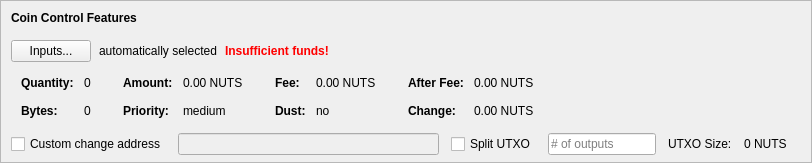
    <widget class="QFrame" name="frameCoinControl">
     <property name="sizePolicy">
      <sizepolicy hsizetype="Expanding" vsizetype="Expanding">
       <horstretch>0</horstretch>
       <verstretch>0</verstretch>
      </sizepolicy>
     </property>
     <property name="maximumSize">
      <size>
       <width>16777215</width>
       <height>16777215</height>
      </size>
     </property>
     <property name="frameShape">
      <enum>QFrame::StyledPanel</enum>
     </property>
     <property name="frameShadow">
      <enum>QFrame::Sunken</enum>
     </property>
     <layout class="QVBoxLayout" name="verticalLayoutCoinControl2">
      <property name="spacing">
       <number>0</number>
      </property>
      <property name="leftMargin">
       <number>0</number>
      </property>
      <property name="topMargin">
       <number>0</number>
      </property>
      <property name="rightMargin">
       <number>0</number>
      </property>
      <property name="bottomMargin">
       <number>6</number>
      </property>
      <item>
       <layout class="QVBoxLayout" name="verticalLayoutCoinControl" stretch="0,0,0,0,1">
        <property name="spacing">
         <number>0</number>
        </property>
        <property name="leftMargin">
         <number>10</number>
        </property>
        <property name="topMargin">
         <number>10</number>
        </property>
        <item>
         <layout class="QHBoxLayout" name="horizontalLayoutCoinControl1">
          <property name="bottomMargin">
           <number>15</number>
          </property>
          <item>
           <widget class="QLabel" name="labelCoinControlFeatures">
            <property name="sizePolicy">
             <sizepolicy hsizetype="Preferred" vsizetype="Maximum">
              <horstretch>0</horstretch>
              <verstretch>0</verstretch>
             </sizepolicy>
            </property>
            <property name="font">
             <font>
              <weight>75</weight>
              <bold>true</bold>
             </font>
            </property>
            <property name="styleSheet">
             <string notr="true">font-weight:bold;</string>
            </property>
            <property name="text">
             <string>Coin Control Features</string>
            </property>
           </widget>
          </item>
         </layout>
        </item>
        <item>
         <layout class="QHBoxLayout" name="horizontalLayoutCoinControl2" stretch="0,0,0,0">
          <property name="spacing">
           <number>8</number>
          </property>
          <property name="bottomMargin">
           <number>10</number>
          </property>
          <item>
           <widget class="QPushButton" name="pushButtonCoinControl">
            <property name="styleSheet">
             <string notr="true"/>
            </property>
            <property name="text">
             <string>Inputs...</string>
            </property>
            <property name="autoDefault">
             <bool>false</bool>
            </property>
           </widget>
          </item>
          <item>
           <widget class="QLabel" name="labelCoinControlAutomaticallySelected">
            <property name="text">
             <string>automatically selected</string>
            </property>
            <property name="margin">
             <number>5</number>
            </property>
           </widget>
          </item>
          <item>
           <widget class="QLabel" name="labelCoinControlInsuffFunds">
            <property name="font">
             <font>
              <weight>75</weight>
              <bold>true</bold>
             </font>
            </property>
            <property name="styleSheet">
             <string notr="true">color:red;font-weight:bold;</string>
            </property>
            <property name="text">
             <string>Insufficient funds!</string>
            </property>
            <property name="margin">
             <number>5</number>
            </property>
           </widget>
          </item>
          <item>
           <spacer name="horizontalSpacerCoinControl">
            <property name="orientation">
             <enum>Qt::Horizontal</enum>
            </property>
            <property name="sizeHint" stdset="0">
             <size>
              <width>40</width>
              <height>1</height>
             </size>
            </property>
           </spacer>
          </item>
         </layout>
        </item>
        <item>
         <widget class="QWidget" name="widgetCoinControl" native="true">
          <property name="sizePolicy">
           <sizepolicy hsizetype="Preferred" vsizetype="Preferred">
            <horstretch>0</horstretch>
            <verstretch>0</verstretch>
           </sizepolicy>
          </property>
          <property name="minimumSize">
           <size>
            <width>0</width>
            <height>0</height>
           </size>
          </property>
          <property name="styleSheet">
           <string notr="true"/>
          </property>
          <layout class="QHBoxLayout" name="horizontalLayoutCoinControl5">
           <property name="leftMargin">
            <number>0</number>
           </property>
           <property name="topMargin">
            <number>0</number>
           </property>
           <property name="rightMargin">
            <number>0</number>
           </property>
           <property name="bottomMargin">
            <number>0</number>
           </property>
           <item>
            <layout class="QHBoxLayout" name="horizontalLayoutCoinControl3" stretch="0,0,0,1">
             <property name="spacing">
              <number>20</number>
             </property>
             <property name="topMargin">
              <number>0</number>
             </property>
             <property name="bottomMargin">
              <number>10</number>
             </property>
             <item>
              <layout class="QFormLayout" name="formLayoutCoinControl1">
               <property name="horizontalSpacing">
                <number>10</number>
               </property>
               <property name="verticalSpacing">
                <number>14</number>
               </property>
               <property name="leftMargin">
                <number>10</number>
               </property>
               <property name="topMargin">
                <number>4</number>
               </property>
               <property name="rightMargin">
                <number>6</number>
               </property>
               <item row="0" column="0">
                <widget class="QLabel" name="labelCoinControlQuantityText">
                 <property name="font">
                  <font>
                   <weight>75</weight>
                   <bold>true</bold>
                  </font>
                 </property>
                 <property name="text">
                  <string>Quantity:</string>
                 </property>
                 <property name="margin">
                  <number>0</number>
                 </property>
                </widget>
               </item>
               <item row="0" column="1">
                <widget class="QLabel" name="labelCoinControlQuantity">
                 <property name="cursor">
                  <cursorShape>IBeamCursor</cursorShape>
                 </property>
                 <property name="contextMenuPolicy">
                  <enum>Qt::ActionsContextMenu</enum>
                 </property>
                 <property name="text">
                  <string notr="true">0</string>
                 </property>
                 <property name="margin">
                  <number>0</number>
                 </property>
                 <property name="textInteractionFlags">
                  <set>Qt::LinksAccessibleByMouse|Qt::TextSelectableByKeyboard|Qt::TextSelectableByMouse</set>
                 </property>
                </widget>
               </item>
               <item row="1" column="0">
                <widget class="QLabel" name="labelCoinControlBytesText">
                 <property name="font">
                  <font>
                   <weight>75</weight>
                   <bold>true</bold>
                  </font>
                 </property>
                 <property name="text">
                  <string>Bytes:</string>
                 </property>
                </widget>
               </item>
               <item row="1" column="1">
                <widget class="QLabel" name="labelCoinControlBytes">
                 <property name="cursor">
                  <cursorShape>IBeamCursor</cursorShape>
                 </property>
                 <property name="contextMenuPolicy">
                  <enum>Qt::ActionsContextMenu</enum>
                 </property>
                 <property name="text">
                  <string notr="true">0</string>
                 </property>
                 <property name="textInteractionFlags">
                  <set>Qt::LinksAccessibleByMouse|Qt::TextSelectableByKeyboard|Qt::TextSelectableByMouse</set>
                 </property>
                </widget>
               </item>
              </layout>
             </item>
             <item>
              <layout class="QFormLayout" name="formLayoutCoinControl2">
               <property name="horizontalSpacing">
                <number>10</number>
               </property>
               <property name="verticalSpacing">
                <number>14</number>
               </property>
               <property name="leftMargin">
                <number>6</number>
               </property>
               <property name="topMargin">
                <number>4</number>
               </property>
               <property name="rightMargin">
                <number>6</number>
               </property>
               <item row="0" column="0">
                <widget class="QLabel" name="labelCoinControlAmountText">
                 <property name="font">
                  <font>
                   <weight>75</weight>
                   <bold>true</bold>
                  </font>
                 </property>
                 <property name="text">
                  <string>Amount:</string>
                 </property>
                 <property name="margin">
                  <number>0</number>
                 </property>
                </widget>
               </item>
               <item row="0" column="1">
                <widget class="QLabel" name="labelCoinControlAmount">
                 <property name="cursor">
                  <cursorShape>IBeamCursor</cursorShape>
                 </property>
                 <property name="contextMenuPolicy">
                  <enum>Qt::ActionsContextMenu</enum>
                 </property>
                 <property name="text">
                  <string notr="true">0.00 NUTS</string>
                 </property>
                 <property name="textInteractionFlags">
                  <set>Qt::LinksAccessibleByMouse|Qt::TextSelectableByKeyboard|Qt::TextSelectableByMouse</set>
                 </property>
                </widget>
               </item>
               <item row="1" column="0">
                <widget class="QLabel" name="labelCoinControlPriorityText">
                 <property name="font">
                  <font>
                   <weight>75</weight>
                   <bold>true</bold>
                  </font>
                 </property>
                 <property name="text">
                  <string>Priority:</string>
                 </property>
                </widget>
               </item>
               <item row="1" column="1">
                <widget class="QLabel" name="labelCoinControlPriority">
                 <property name="cursor">
                  <cursorShape>IBeamCursor</cursorShape>
                 </property>
                 <property name="contextMenuPolicy">
                  <enum>Qt::ActionsContextMenu</enum>
                 </property>
                 <property name="text">
                  <string>medium</string>
                 </property>
                 <property name="textInteractionFlags">
                  <set>Qt::LinksAccessibleByMouse|Qt::TextSelectableByKeyboard|Qt::TextSelectableByMouse</set>
                 </property>
                </widget>
               </item>
              </layout>
             </item>
             <item>
              <layout class="QFormLayout" name="formLayoutCoinControl3">
               <property name="horizontalSpacing">
                <number>10</number>
               </property>
               <property name="verticalSpacing">
                <number>14</number>
               </property>
               <property name="leftMargin">
                <number>6</number>
               </property>
               <property name="topMargin">
                <number>4</number>
               </property>
               <property name="rightMargin">
                <number>6</number>
               </property>
               <item row="0" column="0">
                <widget class="QLabel" name="labelCoinControlFeeText">
                 <property name="font">
                  <font>
                   <weight>75</weight>
                   <bold>true</bold>
                  </font>
                 </property>
                 <property name="text">
                  <string>Fee:</string>
                 </property>
                 <property name="margin">
                  <number>0</number>
                 </property>
                </widget>
               </item>
               <item row="0" column="1">
                <widget class="QLabel" name="labelCoinControlFee">
                 <property name="cursor">
                  <cursorShape>IBeamCursor</cursorShape>
                 </property>
                 <property name="contextMenuPolicy">
                  <enum>Qt::ActionsContextMenu</enum>
                 </property>
                 <property name="text">
                  <string notr="true">0.00 NUTS</string>
                 </property>
                 <property name="textInteractionFlags">
                  <set>Qt::LinksAccessibleByMouse|Qt::TextSelectableByKeyboard|Qt::TextSelectableByMouse</set>
                 </property>
                </widget>
               </item>
               <item row="1" column="0">
                <widget class="QLabel" name="labelCoinControlLowOutputText">
                 <property name="font">
                  <font>
                   <weight>75</weight>
                   <bold>true</bold>
                  </font>
                 </property>
                 <property name="text">
                  <string>Dust:</string>
                 </property>
                </widget>
               </item>
               <item row="1" column="1">
                <widget class="QLabel" name="labelCoinControlLowOutput">
                 <property name="cursor">
                  <cursorShape>IBeamCursor</cursorShape>
                 </property>
                 <property name="contextMenuPolicy">
                  <enum>Qt::ActionsContextMenu</enum>
                 </property>
                 <property name="text">
                  <string>no</string>
                 </property>
                 <property name="textInteractionFlags">
                  <set>Qt::LinksAccessibleByMouse|Qt::TextSelectableByKeyboard|Qt::TextSelectableByMouse</set>
                 </property>
                </widget>
               </item>
              </layout>
             </item>
             <item>
              <layout class="QFormLayout" name="formLayoutCoinControl4">
               <property name="horizontalSpacing">
                <number>10</number>
               </property>
               <property name="verticalSpacing">
                <number>14</number>
               </property>
               <property name="leftMargin">
                <number>6</number>
               </property>
               <property name="topMargin">
                <number>4</number>
               </property>
               <property name="rightMargin">
                <number>6</number>
               </property>
               <item row="0" column="0">
                <widget class="QLabel" name="labelCoinControlAfterFeeText">
                 <property name="font">
                  <font>
                   <weight>75</weight>
                   <bold>true</bold>
                  </font>
                 </property>
                 <property name="text">
                  <string>After Fee:</string>
                 </property>
                 <property name="margin">
                  <number>0</number>
                 </property>
                </widget>
               </item>
               <item row="0" column="1">
                <widget class="QLabel" name="labelCoinControlAfterFee">
                 <property name="cursor">
                  <cursorShape>IBeamCursor</cursorShape>
                 </property>
                 <property name="contextMenuPolicy">
                  <enum>Qt::ActionsContextMenu</enum>
                 </property>
                 <property name="text">
                  <string notr="true">0.00 NUTS</string>
                 </property>
                 <property name="textInteractionFlags">
                  <set>Qt::LinksAccessibleByMouse|Qt::TextSelectableByKeyboard|Qt::TextSelectableByMouse</set>
                 </property>
                </widget>
               </item>
               <item row="1" column="0">
                <widget class="QLabel" name="labelCoinControlChangeText">
                 <property name="font">
                  <font>
                   <weight>75</weight>
                   <bold>true</bold>
                  </font>
                 </property>
                 <property name="text">
                  <string>Change:</string>
                 </property>
                </widget>
               </item>
               <item row="1" column="1">
                <widget class="QLabel" name="labelCoinControlChange">
                 <property name="cursor">
                  <cursorShape>IBeamCursor</cursorShape>
                 </property>
                 <property name="contextMenuPolicy">
                  <enum>Qt::ActionsContextMenu</enum>
                 </property>
                 <property name="text">
                  <string notr="true">0.00 NUTS</string>
                 </property>
                 <property name="textInteractionFlags">
                  <set>Qt::LinksAccessibleByMouse|Qt::TextSelectableByKeyboard|Qt::TextSelectableByMouse</set>
                 </property>
                </widget>
               </item>
              </layout>
             </item>
            </layout>
           </item>
          </layout>
         </widget>
        </item>
        <item>
         <layout class="QHBoxLayout" name="horizontalLayoutCoinControl4" stretch="0,0,0,0,0,0,0">
          <property name="spacing">
           <number>12</number>
          </property>
          <property name="sizeConstraint">
           <enum>QLayout::SetDefaultConstraint</enum>
          </property>
          <property name="topMargin">
           <number>5</number>
          </property>
          <property name="rightMargin">
           <number>5</number>
          </property>
          <item>
           <widget class="QCheckBox" name="checkBoxCoinControlChange">
            <property name="toolTip">
             <string>If this is activated, but the change address is empty or invalid, change will be sent to a newly generated address.</string>
            </property>
            <property name="text">
             <string>Custom change address</string>
            </property>
           </widget>
          </item>
          <item>
           <widget class="QValidatedLineEdit" name="lineEditCoinControlChange">
            <property name="enabled">
             <bool>false</bool>
            </property>
            <property name="sizePolicy">
             <sizepolicy hsizetype="Expanding" vsizetype="Fixed">
              <horstretch>0</horstretch>
              <verstretch>0</verstretch>
             </sizepolicy>
            </property>
           </widget>
          </item>
          <item>
           <widget class="QCheckBox" name="splitBlockCheckBox">
            <property name="text">
             <string>Split UTXO</string>
            </property>
           </widget>
          </item>
          <item>
           <widget class="QLineEdit" name="splitBlockLineEdit">
            <property name="sizePolicy">
             <sizepolicy hsizetype="Fixed" vsizetype="Fixed">
              <horstretch>50</horstretch>
              <verstretch>0</verstretch>
             </sizepolicy>
            </property>
            <property name="placeholderText">
             <string># of outputs</string>
            </property>
           </widget>
          </item>
          <item>
           <widget class="QLabel" name="labelBlockSizeText">
            <property name="text">
             <string>UTXO Size:</string>
            </property>
           </widget>
          </item>
          <item>
           <widget class="QLabel" name="labelBlockSize">
            <property name="text">
             <string>0 NUTS</string>
            </property>
           </widget>
          </item>
          <item>
           <widget class="QLabel" name="labelCoinControlChangeLabel">
            <property name="sizePolicy">
             <sizepolicy hsizetype="Preferred" vsizetype="Expanding">
              <horstretch>0</horstretch>
              <verstretch>0</verstretch>
             </sizepolicy>
            </property>
            <property name="minimumSize">
             <size>
              <width>0</width>
              <height>0</height>
             </size>
            </property>
            <property name="text">
             <string/>
            </property>
            <property name="margin">
             <number>3</number>
            </property>
           </widget>
          </item>
         </layout>
        </item>
        <item>
         <spacer name="verticalSpacerCoinControl">
          <property name="orientation">
           <enum>Qt::Vertical</enum>
          </property>
          <property name="sizeHint" stdset="0">
           <size>
            <width>800</width>
            <height>1</height>
           </size>
          </property>
         </spacer>
        </item>
       </layout>
      </item>
     </layout>
    </widget>
